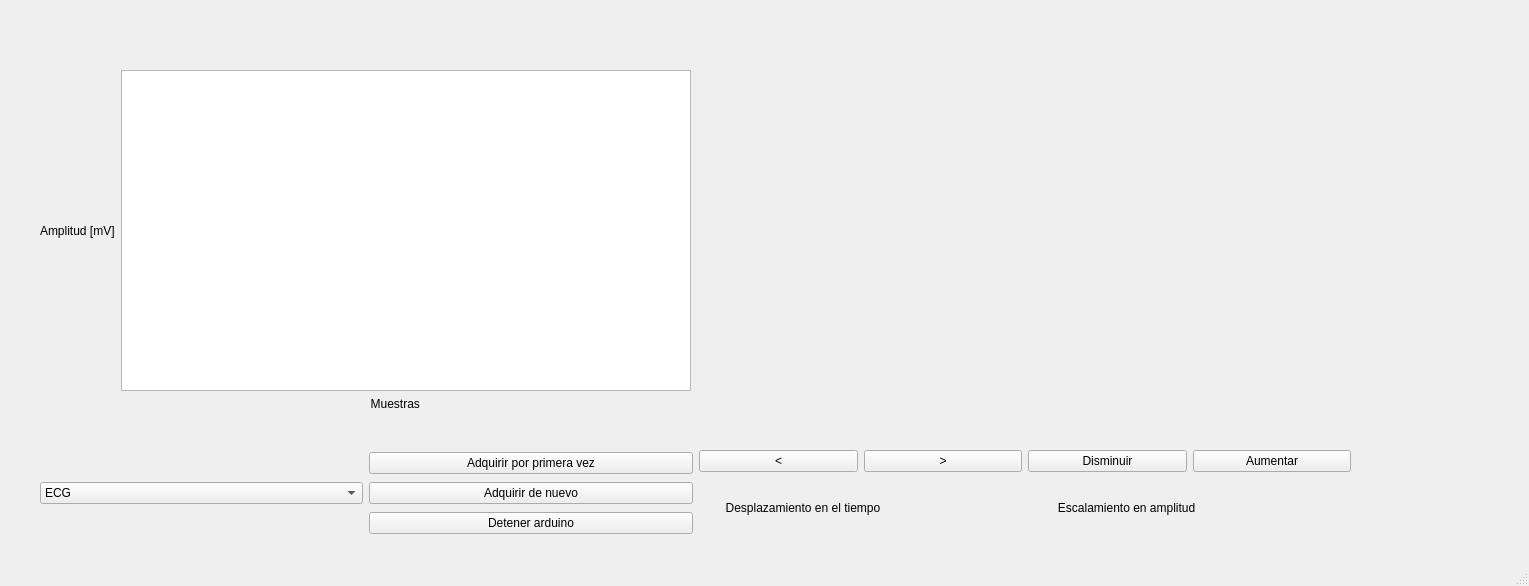
<?xml version="1.0" encoding="UTF-8"?>
<ui version="4.0">
 <class>MainWindow</class>
 <widget class="QMainWindow" name="MainWindow">
  <property name="geometry">
   <rect>
    <x>0</x>
    <y>0</y>
    <width>1529</width>
    <height>586</height>
   </rect>
  </property>
  <property name="windowTitle">
   <string>senales cerebrales</string>
  </property>
  <widget class="QWidget" name="centralwidget">
   <widget class="QWidget" name="campo_grafico" native="true">
    <property name="geometry">
     <rect>
      <x>700</x>
      <y>20</y>
      <width>641</width>
      <height>421</height>
     </rect>
    </property>
   </widget>
   <widget class="QWidget" name="horizontalLayoutWidget_4">
    <property name="geometry">
     <rect>
      <x>40</x>
      <y>450</y>
      <width>1311</width>
      <height>87</height>
     </rect>
    </property>
    <layout class="QHBoxLayout" name="horizontalLayout_4">
     <item>
      <widget class="QComboBox" name="EXG">
       <item>
        <property name="text">
         <string>ECG</string>
        </property>
       </item>
       <item>
        <property name="text">
         <string>EMG</string>
        </property>
       </item>
      </widget>
     </item>
     <item>
      <layout class="QHBoxLayout" name="horizontalLayout">
       <item>
        <layout class="QVBoxLayout" name="verticalLayout">
         <item>
          <widget class="QPushButton" name="boton_cargar">
           <property name="text">
            <string>Adquirir por primera vez</string>
           </property>
          </widget>
         </item>
         <item>
          <widget class="QPushButton" name="boton_continuar">
           <property name="text">
            <string>Adquirir de nuevo</string>
           </property>
          </widget>
         </item>
         <item>
          <widget class="QPushButton" name="boton_detener">
           <property name="text">
            <string>Detener arduino</string>
           </property>
          </widget>
         </item>
        </layout>
       </item>
      </layout>
     </item>
     <item>
      <layout class="QVBoxLayout" name="verticalLayout_2">
       <item>
        <layout class="QHBoxLayout" name="horizontalLayout_2">
         <item>
          <widget class="QPushButton" name="boton_atras">
           <property name="text">
            <string>&lt;</string>
           </property>
          </widget>
         </item>
         <item>
          <widget class="QPushButton" name="boton_adelante">
           <property name="text">
            <string>&gt;</string>
           </property>
          </widget>
         </item>
        </layout>
       </item>
       <item>
        <widget class="QLabel" name="label">
         <property name="text">
          <string>        Desplazamiento en el tiempo</string>
         </property>
        </widget>
       </item>
      </layout>
     </item>
     <item>
      <layout class="QVBoxLayout" name="verticalLayout_3">
       <item>
        <layout class="QHBoxLayout" name="horizontalLayout_3">
         <item>
          <widget class="QPushButton" name="boton_disminuir">
           <property name="text">
            <string>Disminuir</string>
           </property>
          </widget>
         </item>
         <item>
          <widget class="QPushButton" name="boton_aumentar">
           <property name="text">
            <string>Aumentar</string>
           </property>
          </widget>
         </item>
        </layout>
       </item>
       <item>
        <widget class="QLabel" name="label_2">
         <property name="text">
          <string>         Escalamiento en amplitud</string>
         </property>
        </widget>
       </item>
      </layout>
     </item>
    </layout>
   </widget>
   <widget class="QWidget" name="gridLayoutWidget">
    <property name="geometry">
     <rect>
      <x>40</x>
      <y>70</y>
      <width>651</width>
      <height>341</height>
     </rect>
    </property>
    <layout class="QGridLayout" name="gridLayout">
     <item row="1" column="1">
      <widget class="QLabel" name="label_3">
       <property name="text">
        <string>                                                                           Muestras</string>
       </property>
      </widget>
     </item>
     <item row="0" column="1">
      <widget class="QGraphicsView" name="cuadro_grafico"/>
     </item>
     <item row="0" column="0">
      <widget class="QLabel" name="label_4">
       <property name="text">
        <string>Amplitud [mV]</string>
       </property>
      </widget>
     </item>
    </layout>
   </widget>
  </widget>
  <widget class="QMenuBar" name="menubar">
   <property name="geometry">
    <rect>
     <x>0</x>
     <y>0</y>
     <width>1529</width>
     <height>22</height>
    </rect>
   </property>
  </widget>
  <widget class="QStatusBar" name="statusbar"/>
 </widget>
 <resources/>
 <connections/>
</ui>
